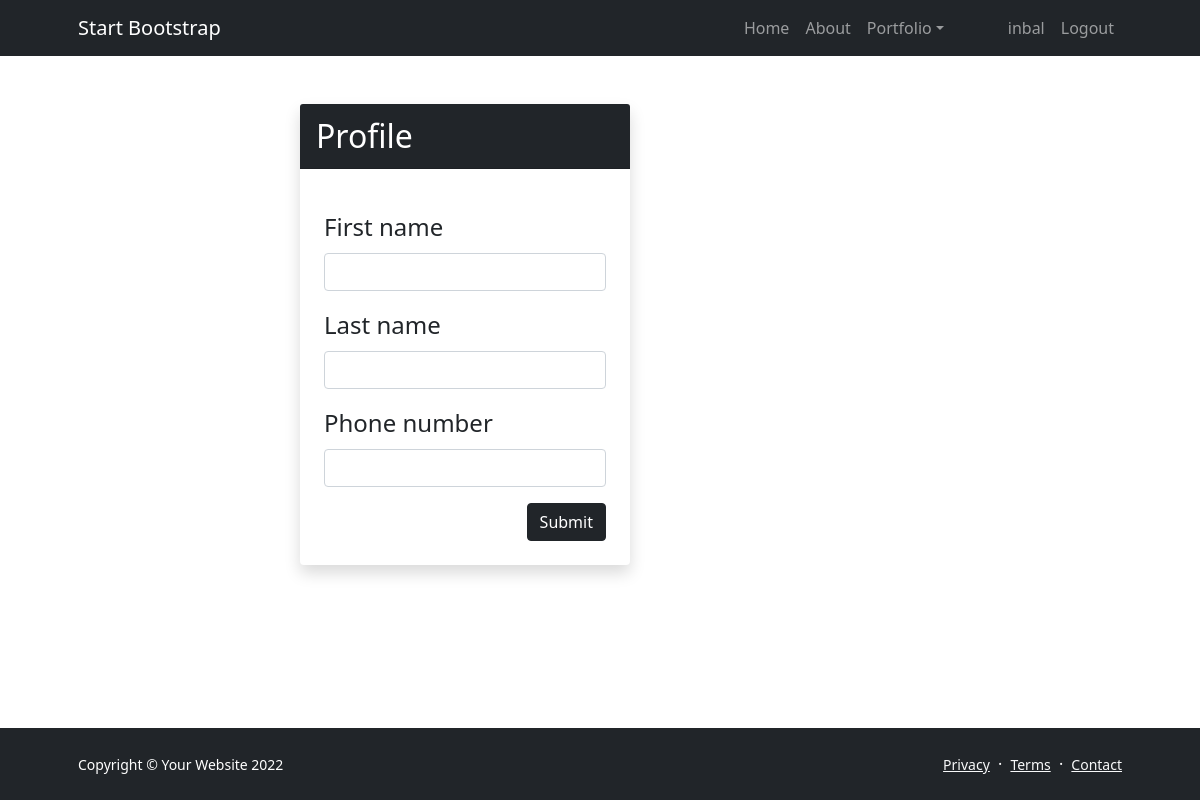
The page /profile/ (signed in) on the database as committed earlier.
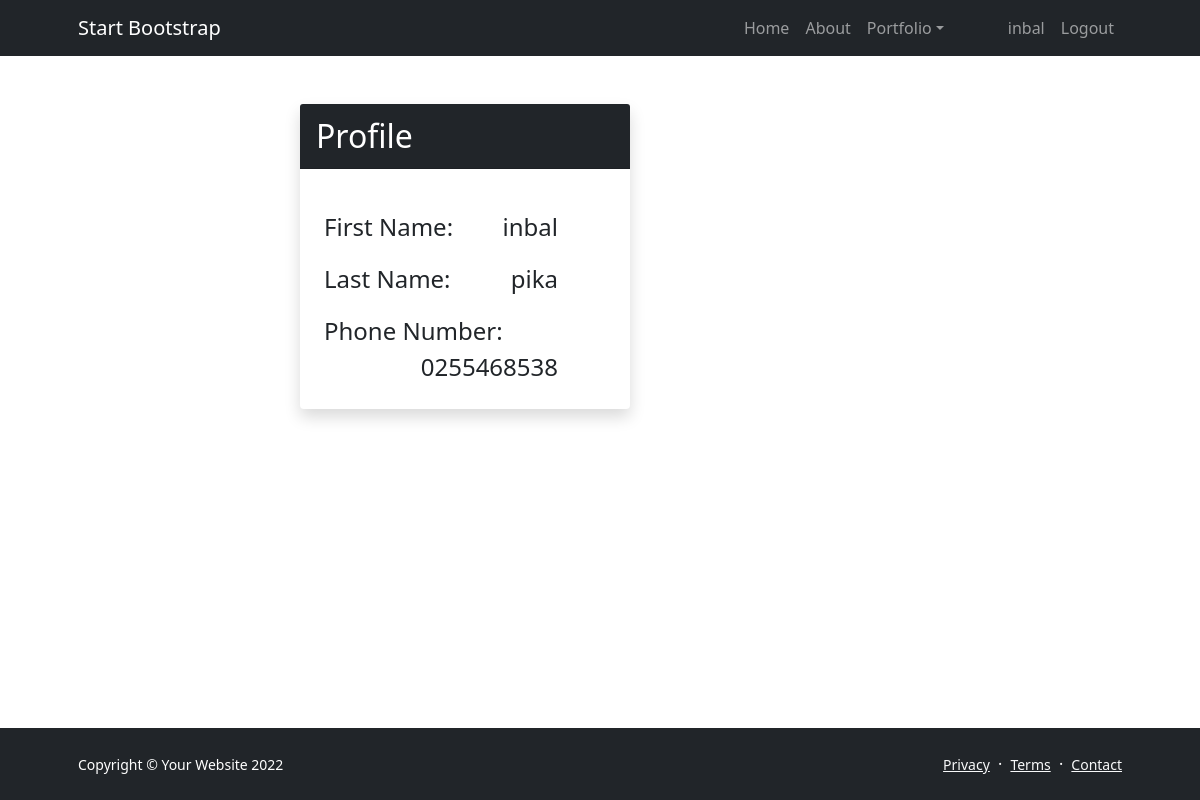
The same page on the database as committed later.
### accounts/models.py (models this page shows, shortened)
class CustomUser(AbstractUser):
    email = models.EmailField(_("email address"), unique=True)

class Customer(models.Model):
    user = models.OneToOneField(CustomUser, related_name='customer', on_delete=models.CASCADE)
    first_name = models.CharField(max_length=100,blank=True, null=True)
    last_name = models.CharField(max_length=100,blank=True, null=True)
    phone_number = models.CharField(_("phone number"), max_length=12, validators=[MinLengthValidator(6)],blank=True, null=True)
    @property
    def valid_customer(self):
        return all([self.first_name,self.last_name,self.phone_number])

### flights/views.py (the view, shortened to what this page needs)
# urls.py: path('profile/',views.CustomerProfile.as_view(), name='profile'),
class CustomerProfile(FormView):
    template_name = 'customer/profile.html'
    form_class = CustomerProfileForm
    success_url = reverse_lazy('profile')
    def get_context_data(self, **kwargs):
        context = super(CustomerProfile, self).get_context_data(**kwargs)
        context['customer'] = self.request.user.customer.__dict__
        return context
    def get_form(self):
        return self.form_class(instance=self.request.user.customer, **self.get_form_kwargs())

### accounts/forms.py
class CustomerProfileForm(forms.ModelForm):
    class Meta:
        model = models.Customer
        exclude  = ('user',)

### flights/templates/customer/profile.html (shortened to what this page needs)
{% extends 'base.html' %}
{% load crispy_forms_tags %}
    {% block content %}
    <section class="py-5">
        <div class="d-flex justify-content-center">
            <div class="col-lg-6 mb-5">
                <div class="card h-100 shadow border-0 " style='width: 55%;'>
                     <div class="card-header fs-2 text-white bg-dark mb-3">
                        Profile
                    </div>
                    <div class="card-body p-4 fs-4">
                        {%if user.customer.valid_customer%}
                            <p>First Name: <il class="me-5" style="float:right;">{{customer.first_name}}</il></p>
                            <p>Last Name:<il class="me-5" style="float:right;">{{customer.last_name}}</il></p>
                            <p>Phone Number: <il class="me-5" style="float:right;">{{customer.phone_number}}</il></p>
                        {% else %}
                        <form method="post">
                            {%for inp in form %}
                                <p class="mb-0">{{inp|as_crispy_field}}</p>
                            {%endfor%}
                            <button type="submit" class="btn btn-dark" style="float:right;"> Submit </button>
                        </form>
                        {% endif %}
                    </div>
                </div>
            </div>
        </div>
    </section>
    {% endblock content %}

### flights/templates/base.html (shortened to what this page needs)
<!DOCTYPE html>
{%load static%}
<html lang="en">
    <head>
        <link href="https://cdn.jsdelivr.net/npm/bootstrap-icons@1.5.0/font/bootstrap-icons.css" rel="stylesheet" />
        <link href="{%static 'css/styles.css' %}" rel="stylesheet" />
    </head>
    <body class="d-flex flex-column h-100">
        <main class="flex-shrink-0">
            <nav class="navbar navbar-expand-lg navbar-dark bg-dark">
                <div class="container px-5">
                    <a class="navbar-brand" href="{%url 'homepage'%}">Start Bootstrap</a>
                    <div class="collapse navbar-collapse" id="navbarSupportedContent">
                        <ul class="navbar-nav ms-auto mb-2 mb-lg-0">
                            <li class="nav-item"><a class="nav-link" href="{%url 'homepage'%}">Home</a></li>
                            <li class="nav-item"><a class="nav-link" href="about.html">About</a></li>
                            <li class="nav-item dropdown">
                                <a class="nav-link dropdown-toggle me-5" id="navbarDropdownPortfolio" href="#" role="button" data-bs-toggle="dropdown" aria-expanded="false">Portfolio</a>
                            </li>
                            {%if user.is_authenticated%}
                            <li class="nav-item"><a class="nav-link " href="{%url 'profile'%}">{{user.username}}</a></li>
                            <li class="nav-item"><a class="nav-link" href="{%url 'logout'%}">Logout</a></li>
                            {%else%}
                            <li class="nav-item"><a class="nav-link " href="{%url 'login'%}">Login</a></li>
                            <li class="nav-item"><a class="nav-link" href="{%url 'register'%}">Register</a></li>
                            {%endif%}
                        </ul>
                    </div>
                </div>
            </nav>
        {%block content%}
        {%endblock content%}
        </main>
        <footer class="bg-dark py-4 mt-auto">
            <div class="container px-5">
                <div class="row align-items-center justify-content-between flex-column flex-sm-row">
                    <div class="col-auto"><div class="small m-0 text-white">Copyright &copy; Your Website 2022</div></div>
                    <div class="col-auto">
                        <a class="link-light small" href="#!">Privacy</a>
                        <span class="text-white mx-1">&middot;</span>
                        <a class="link-light small" href="#!">Terms</a>
                        <span class="text-white mx-1">&middot;</span>
                        <a class="link-light small" href="#!">Contact</a>
                    </div>
                </div>
            </div>
        </footer>
    </body>
</html>

Rows that differ between the two databases and show on the page:
changed Customer: first_name (not shown) → "inbal"; last_name (not shown) → "pika"; phone_number (not shown) → "0255468538"
Other text that changed with them:
text no longer shown: "Submit"
text now shown: "First Name: Last Name: Phone Number:"
list line gone: "First name"
list line gone: "Last name"
list line gone: "Phone number"
